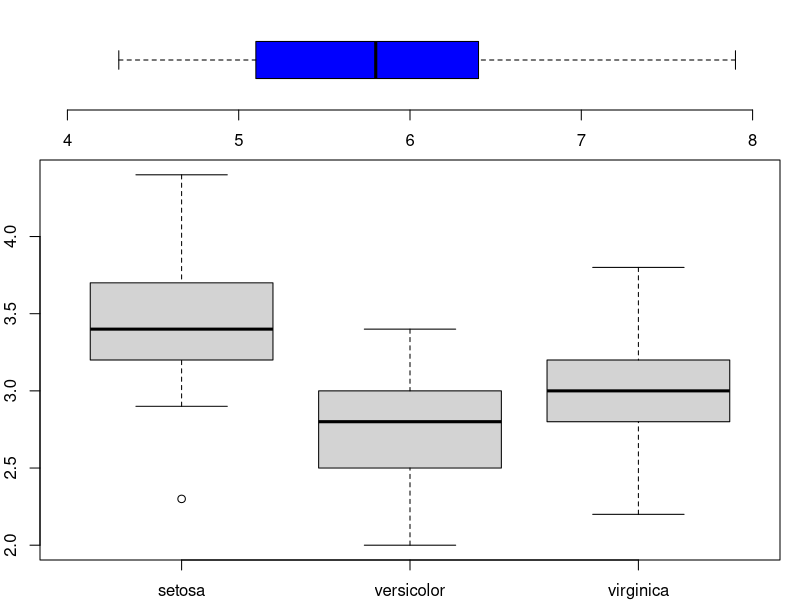

The R source for this figure:
layout(mat = matrix(c(1,2), 2, 1, byrow=TRUE),  height = c(1,3))
par(mar=c(2, 2, 0.5, 1))
boxplot(iris$Sepal.Length, horizontal=TRUE,  outline=TRUE,ylim=c(4,8), frame=FALSE, col = "blue")
lines(density(iris$Sepal.Length))

data("iris")
head(iris)
boxplot(iris$Sepal.Width ~ iris$Species)